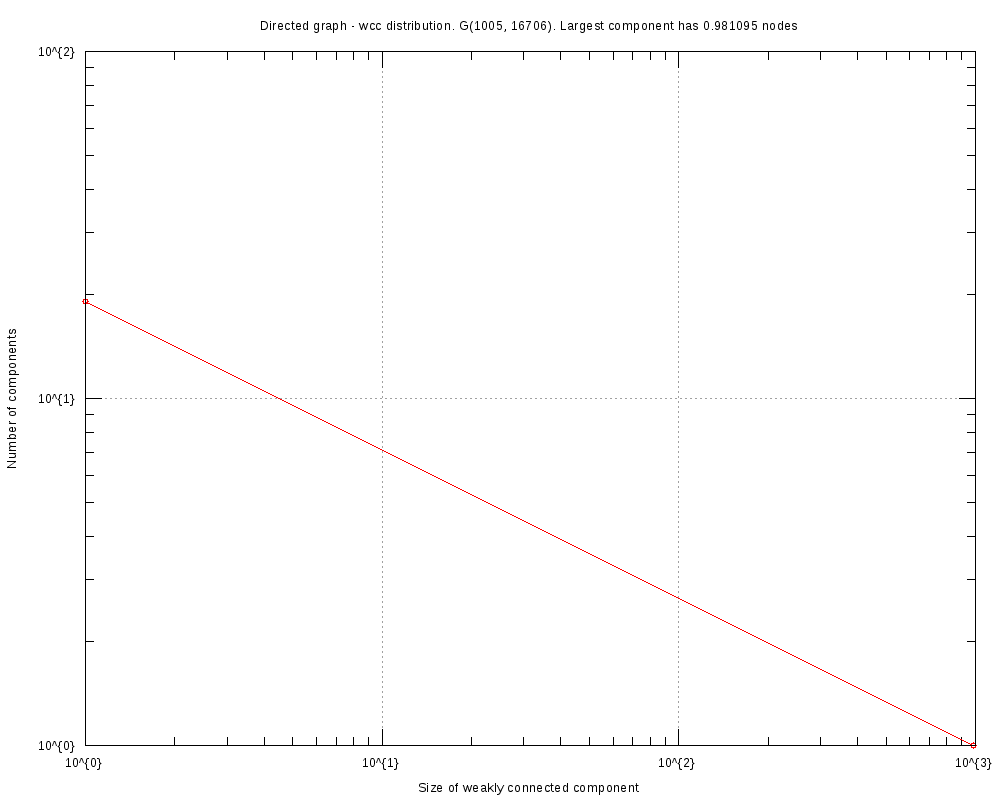

Reproduce this figure in gnuplot.
#
# Directed graph - wcc distribution. G(1005, 16706). Largest component has 0.981095 nodes (Sun Oct 29 16:33:57 2017)
#

set title "Directed graph - wcc distribution. G(1005, 16706). Largest component has 0.981095 nodes"
set key bottom right
set logscale xy 10
set format x "10^{%L}"
set mxtics 10
set format y "10^{%L}"
set mytics 10
set grid
set xlabel "Size of weakly connected component"
set ylabel "Number of components"
set tics scale 2
set terminal png font arial 10 size 1000,800
set output 'wcc.EUC.png'
plot 	"wcc.EUC.tab" using 1:2 title "" with linespoints pt 6
